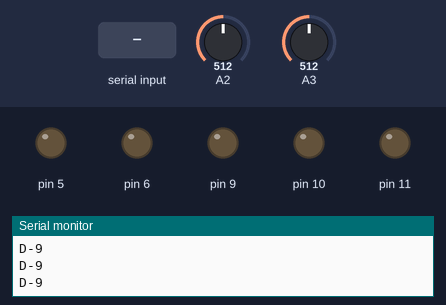
The sketch below on a simulated Arduino Uno, built with avr-gcc and run on an emulated ATmega328P. Shown: output pins drawn as LEDs (lit = HIGH), the last lines printed to the serial monitor. Dashed ring = blinking. The test bench sets the inputs (shaded band); at power-on: A2 = 512, A3 = 512.

Above: at 1.2 s.
1.3 s: "R90\n" received over Serial
At 1.46 s:
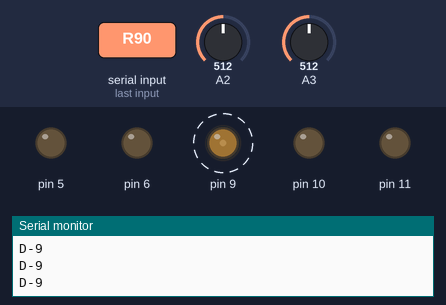
4.3 s: "D90\n" received over Serial
At 5.5 s:
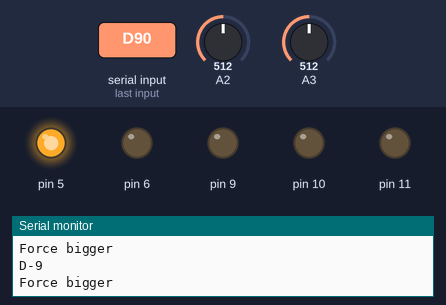
5.8 s: A2 set to 928
8.8 s: A2 set to 965
At 8.98 s:
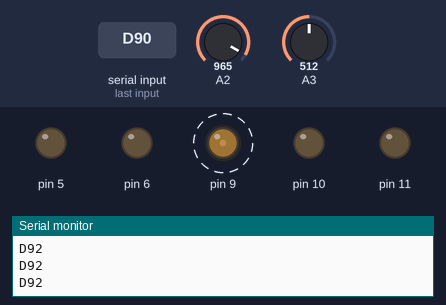
11.8 s: "D,45\n" received over Serial
At 12.3 s:
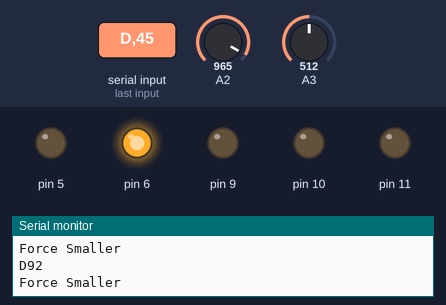
13.3 s: "R,45\n" received over Serial
At 13.7 s:
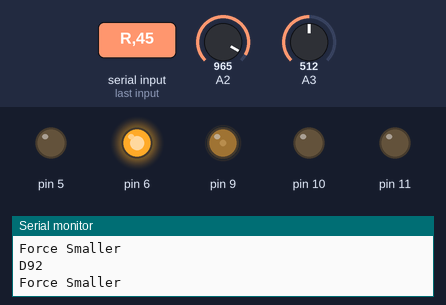
Timing chart, 0 to 15.8 s (numbered marks = the images above; inputs shaded):
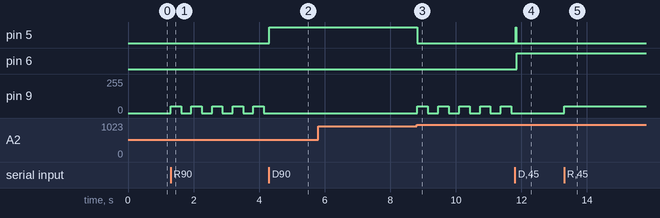

Measured:
- the behaviour switches between 946 and 947 on A2 (found by bisection; images 2 and 3)
- after the input at 1.3 s, pin 9: alternates 50/255 for 0.31 s and 0/255 for 0.31 s, starting at once
- after the input at 4.3 s, pin 5: LOW → HIGH at once; pin 9: stops changing and stays 0/255
- after the input at 8.8 s, pin 5: HIGH → LOW at once; pin 9: alternates 50/255 for 0.32 s and 0/255 for 0.32 s, starting at once
- after the input at 11.8 s, pin 5: LOW → HIGH at once, → LOW 0.02 s later; pin 6: LOW → HIGH after 0.06 s; pin 9: stops changing and stays 0/255
- after the input at 13.3 s, pin 9: 0/255 → 50/255 at once

The sketch:

brake_B.ino
```cpp
#include <SoftwareSerial.h>

bool DirectIn = 0;
bool RBlink = 0;
bool LBlink = 0;
bool BLight = 0;
bool Bstatus = 0;
bool brake = 0;

int autoBMax=1000, autoBMin=553, autoBMaxF=100, autoBMinF=0; // analog200 -> softbrake
int manualBMax=492, manualBMin=642, manualBMaxF=100, manualBMinF=0;
int autoBF = 0, manualBF = 0, TbrakeF = 0;
int requestForce = 1;

unsigned long Btime = 0;

void setup() {
  Serial.begin(9600);
  pinMode(A2,INPUT);
  pinMode(A3,INPUT);
  pinMode(5,OUTPUT);
  pinMode(6,OUTPUT);
  pinMode(9,OUTPUT);
  pinMode(10,OUTPUT);
  pinMode(11,OUTPUT);
  Serial.println("\nSetup OK");
}

void loop() {
  brakeS();
  if (brake) brakeA();
  SerialEvent();
  light();
}

void(* resetFunc) (void) = 0;
```

LIGHT.ino
```cpp
void light(){
  if (RBlink||LBlink){
    if (millis()-Btime>300){
      if (!Bstatus){
//        Serial.println("IN");
        if (RBlink) analogWrite(9,50);
        if (LBlink) analogWrite(11,50);
        Bstatus = 1;
      }
      else {
        analogWrite(9,0);
        analogWrite(11,0);
        Bstatus = 0;
      }
      Btime = millis();
    }
  }
  else {
    analogWrite(9,0);
    analogWrite(11,0);
    Bstatus = 0;
  }
}
```

brakeActivate.ino
```cpp
void brakeA(){
  if ((requestForce-5 >autoBF||DirectIn == 1)&&autoBF<autoBMaxF){
    digitalWrite(5,1);
    while (autoBF+5>=requestForce||requestForce>autoBF){
      Serial.println("Force bigger");
      brakeS();
      SerialEvent();
      if (autoBF+2>=requestForce||autoBF>=autoBMaxF){
        digitalWrite(5,0);
        break;
      }
    }
    digitalWrite(5,0);
    Serial.println("Force STOP");
    DirectIn = 0;
  }

  else if ((requestForce+5<autoBF||DirectIn == 1)&&autoBF>autoBMinF&&autoBF>3){
    digitalWrite(6,1);
    while (autoBF-2<=requestForce|requestForce<autoBF){
      Serial.println("Force Smaller");
      brakeS();
      SerialEvent();
      if (autoBF-5<=requestForce||autoBF<=autoBMinF){
        digitalWrite(6,0);
        break;
      }
    }
    digitalWrite(6,0);
    Serial.println("Force STOP");
    DirectIn = 0;
  }
  if (autoBF-3>=autoBMaxF){
    digitalWrite(5,0);
    digitalWrite(6,1);
    delay(100);
    digitalWrite(6,0);
    Serial.println("autoBrake Fixing");
  }
  else if (autoBF+5<=autoBMinF){
    digitalWrite(6,0);
    digitalWrite(5,1);
    delay(100);
    digitalWrite(5,0);
    Serial.println("autoBrake Fixing");
  }
  if (analogRead(A2)>=1000){
    digitalWrite(5,0);
    digitalWrite(6,1);
    delay(100);
    digitalWrite(6,0);
    Serial.println("autoBrake Fixing(S)<F>");
  }
  else if (analogRead(A2)+10<=50){
    digitalWrite(6,0);
    digitalWrite(5,1);
    delay(100);
    digitalWrite(5,0);
    Serial.println("autoBrake Fixing(B)<F>");
  }
}
```

brakeShow.ino
```cpp
void brakeS(){
  (void)analogRead(A2);
  autoBF = map(analogRead(A2), autoBMin, autoBMax, autoBMinF, autoBMaxF);
  delay(10);
  autoBF = map(analogRead(A2), autoBMin, autoBMax, autoBMinF, autoBMaxF);
  (void)analogRead(A3);
  manualBF = map(analogRead(A3), manualBMin, manualBMax, manualBMinF, manualBMaxF);
  delay(10);
  manualBF = map(analogRead(A3), manualBMin, manualBMax, manualBMinF, manualBMaxF);
  TbrakeF = autoBF + manualBF;
  if (Serial){
//    Serial.print("autoBrake Force : ");
//    Serial.print(autoBF);
//    Serial.print(" N\tManual Brake : ");
//    Serial.print(manualBF);
//    Serial.print(" N\tTotal Force : ");
//    Serial.print(TbrakeF);
//    Serial.println(" N");
    Serial.print('D');
    Serial.println(autoBF);
  }
}
```

serialEvent.ino
```cpp
void SerialEvent(){
  if (Serial.available()){
    char in = Serial.read();
    if (in == 'D' ){
      requestForce = Serial.parseInt();
      Serial.println("requestForce:");
      Serial.println(requestForce);
      DirectIn = 1;
      brake = 1;
      brakeA();
    }
    else if (in == 'R'){
      RBlink = Serial.parseInt();
      light();
    }
    else if (in == 'L'){
      LBlink = Serial.parseInt();
      light();
    }
    else if (in == 'S') resetFunc();
  }
}
```
